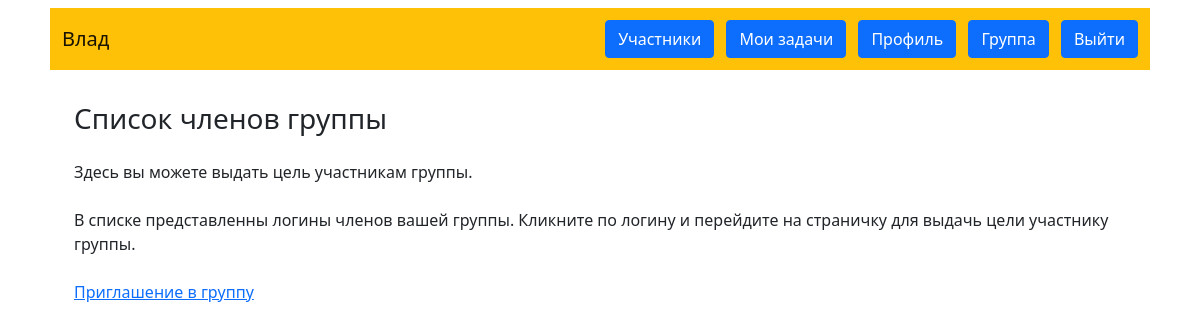
The page /members/2 (signed in) on the database as committed earlier.
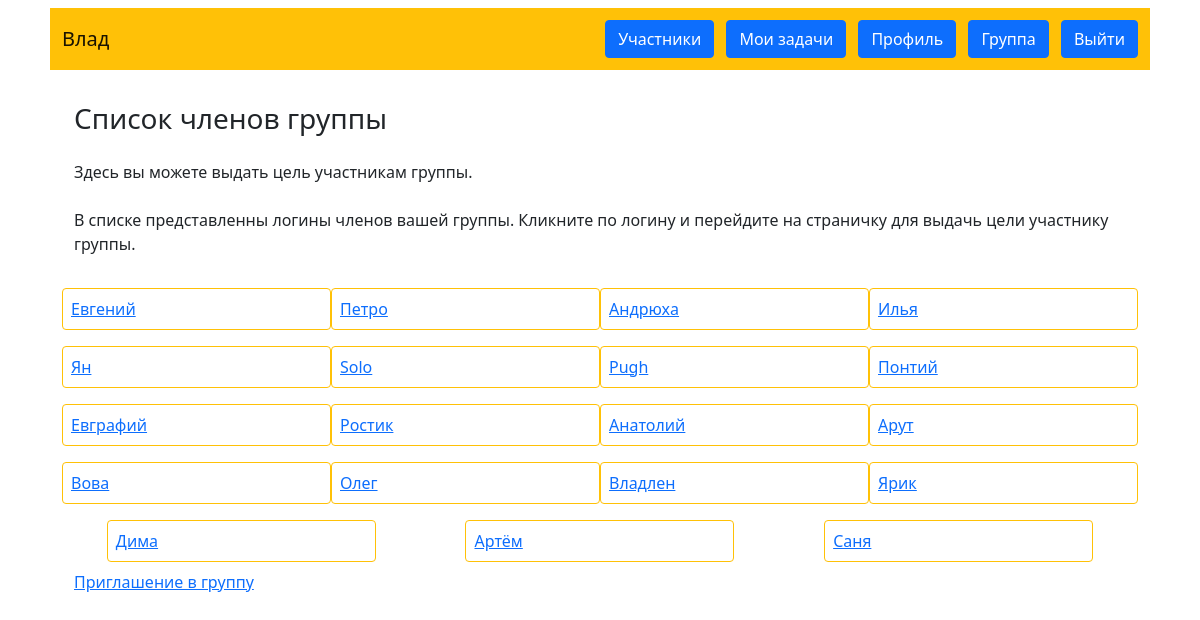
The same page on the database as committed later.
### data/users.py (models this page shows, shortened)
class User(SqlAlchemyBase, UserMixin, SerializerMixin):
    __tablename__ = 'Users'
    id = sqlalchemy.Column(sqlalchemy.Integer,
                           primary_key=True, autoincrement=True)
    login = sqlalchemy.Column(sqlalchemy.String, unique=True, nullable=False)
    group = sqlalchemy.Column(sqlalchemy.Integer,
                              sqlalchemy.ForeignKey("Groups.id"))
    email = sqlalchemy.Column(sqlalchemy.String,
                              index=True, unique=True, nullable=False)
    password = sqlalchemy.Column(sqlalchemy.String, nullable=True)

### main.py (the view)
@app.route('/members/<group>', methods=['GET'])
def members(group):
    db_sess = db_session.create_session()
    group = db_sess.query(Group).filter(Group.id == current_user.group).first()
    admin = db_sess.query(User).get(group.group_admin)
    is_admin = False
    if current_user.id == admin.id:
        is_admin = True
    group_members = db_sess.query(GroupMember).filter(GroupMember.members_group == current_user.group,
                                                      GroupMember.member != current_user.id).all()
    group_members_new = []
    for row in group_members:
        group_members_new.append(db_sess.query(User).get(row.member))
    return render_template('members.html', members=group_members_new, is_admin=is_admin)

### data/db_session.py (called while the page is built)
def create_session() -> Session:
    global __factory
    return __factory()

### main.py (called while the page is built)
@login_manager.user_loader
def load_user(user_id):
    db_sess = db_session.create_session()
    return db_sess.query(User).get(user_id)

### templates/members.html
{% extends "base.html" %}
{% block content %}
<h3>Список членов группы</h3>
<p class="my-3 my-md-4">Здесь вы можете выдать цель участникам группы.</p>
<p class="my-3 my-md-4">В списке представленны логины членов вашей группы. Кликните по логину и перейдите на страничку
для выдачь цели участнику группы.</p>
<div class="m4 row justify-content-around">
{% for item in members%}
<div class="my-2 p-2 col-12 col-md-5 col-lg-3 border border-warning rounded">
    <a href="/member/{{ item.id }}">{{item.login}}</a>
</div>
{% endfor %}
</div>
<div class="m4 row justify-content-around">
         {% if is_admin: %}
            <div><a href="/invite">Приглашение в группу</a></div>
         {% endif %}
</div>
{% endblock %}

Rows that differ between the two databases and show on the page:
now on this page (row edited): User: login "Евгений"
now on this page (row edited): User: login "Петро"
now on this page (row edited): User: login "Андрюха"
now on this page (row edited): User: login "Илья"
now on this page (row edited): User: login "Ян"
now on this page (row edited): User: login "Solo"
now on this page (row edited): User: login "Pugh"
now on this page (row edited): User: login "Понтий"
now on this page (row edited): User: login "Евграфий"
now on this page (row edited): User: login "Ростик"
now on this page (row edited): User: login "Анатолий"
now on this page (row edited): User: login "Арут"
now on this page (row edited): User: login "Вова"
now on this page (row edited): User: login "Олег"
now on this page (row edited): User: login "Владлен"
now on this page (row edited): User: login "Ярик"
now on this page (row edited): User: login "Дима"
now on this page (row edited): User: login "Артём"
now on this page (row edited): User: login "Саня"
